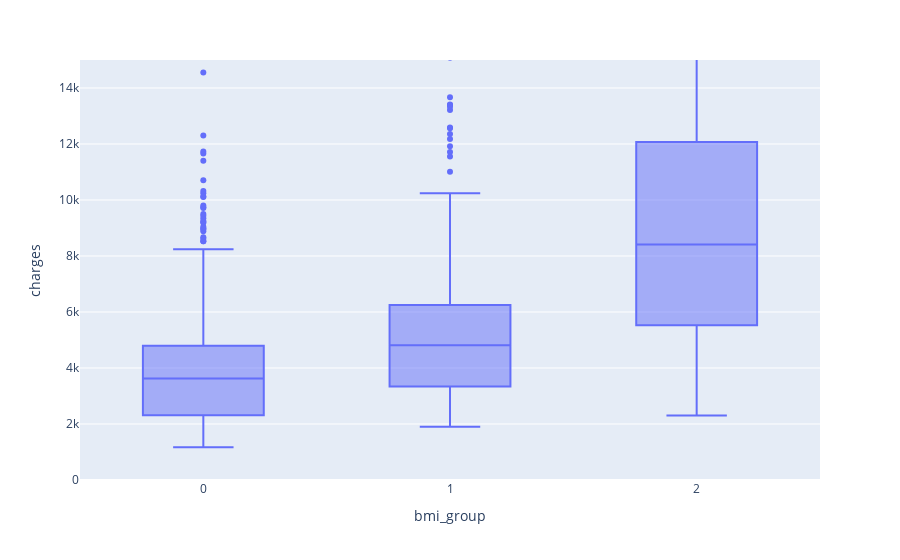

Notebook code cell kept with this figure:
### Code cell
# For each of these client groups we calculate the levels for the feature 'bmi'
# Group by segment and calculate the mean bmi per segment
segments = data.groupby('segment').mean()['bmi'].sort_values().to_numpy()

# Calculate the mid point between segment means to get a border between the segments
segments_borders = (segments[1:] + segments[:-1])/2

# lower border, min value of all bmi values
segments_borders = np.insert(segments_borders, 0, data['bmi'].min())
# upper border, max value of all bmi values
segments_borders = np.append(segments_borders, data['bmi'].max())

segments_labels = [x for x in range(len(segments_borders)-1)]

# Cut data with segment borders
data['bmi_group'] = pd.cut(data['bmi'], segments_borders, labels=segments_labels, include_lowest=True)

fig = px.box(data, x='bmi_group', y='charges')
fig.update_yaxes(range=[0, 15000])
fig.show()

# Borders for 0, 1 and 2 level of 'bmi'
segments_borders

### Figure 1 — Plotly figure (JSON) as saved in the notebook; plotly's stock layout.template omitted (floating-point values rounded to 4 significant figures; data arrays with more than 128 entries replaced by an {"elided": "..."} marker saying what was removed)
{"data": [{"alignmentgroup": "True", "hovertemplate": "bmi_group=%{x}<br>charges=%{y}<extra></extra>", "legendgroup": "", "marker": {"color": "#636efa"}, "name": "", "notched": false, "offsetgroup": "", "orientation": "v", "showlegend": false, "type": "box", "x": {"elided": "1334 int values"}, "x0": " ", "xaxis": "x", "y": {"elided": "1334 int values"}, "y0": " ", "yaxis": "y"}], "layout": {"boxmode": "group", "legend": {"tracegroupgap": 0}, "margin": {"t": 60}, "xaxis": {"anchor": "y", "domain": [0, 1], "title": {"text": "bmi_group"}}, "yaxis": {"anchor": "x", "domain": [0, 1], "range": [0, 15000], "title": {"text": "charges"}}}}
